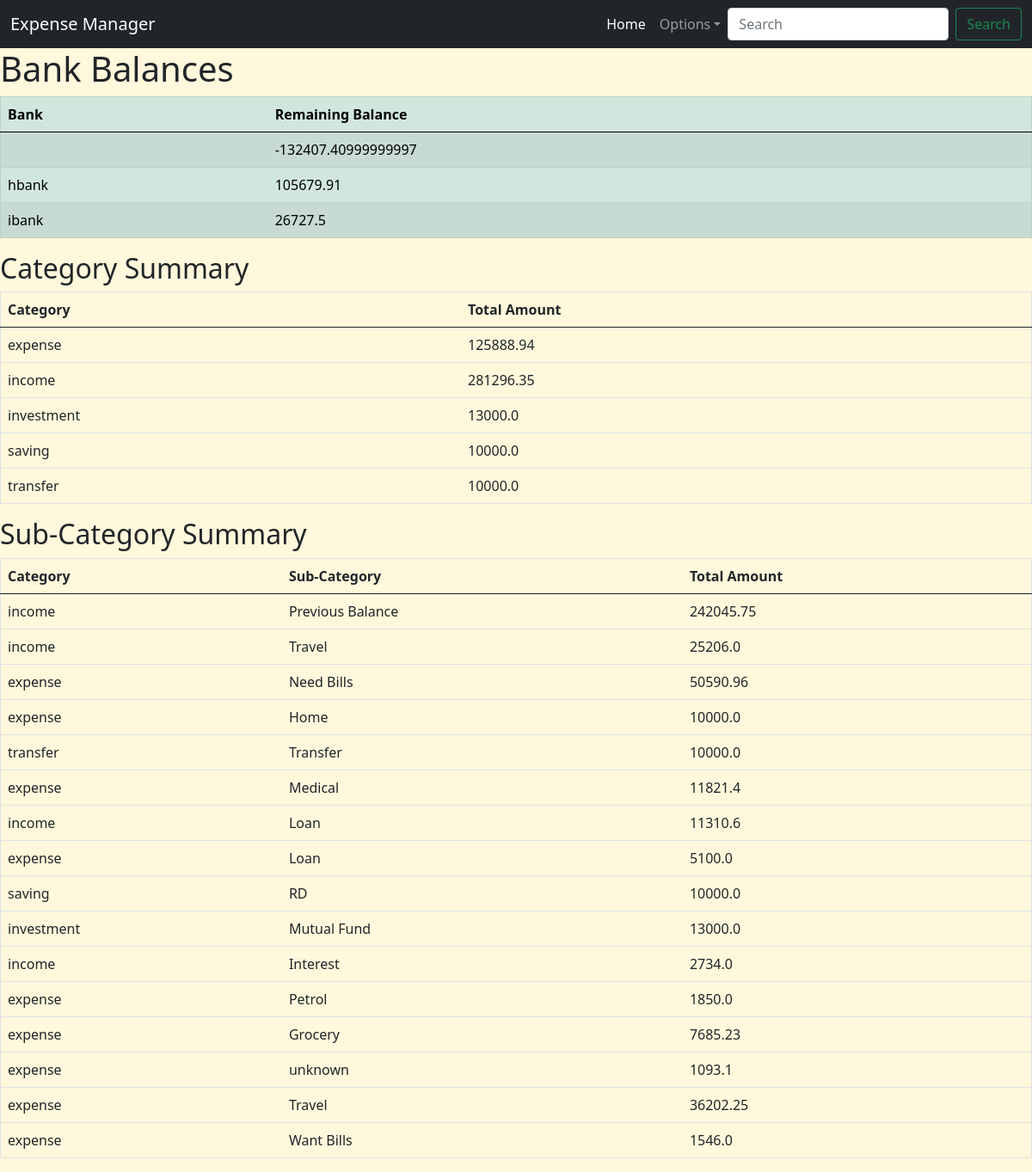
Page /summary on the committed database.
### app.py (models this page shows)
class IncomeExpenseManager(db.Model):
    id = db.Column(db.Integer, primary_key=True)
    date = db.Column(db.Date, nullable=False)
    from_bank = db.Column(db.String(10), nullable=False)
    to_bank = db.Column(db.String(10), nullable=True)
    category = db.Column(db.String(20), nullable=False)
    sub_category = db.Column(db.String(50), nullable=False)
    description = db.Column(db.String(100), nullable=False)
    amount = db.Column(db.Float, nullable=False)

### app.py (the view)
@app.route('/summary')
def category_summary():
    category_summary = db.session.query(IncomeExpenseManager.category, db.func.sum(IncomeExpenseManager.amount).label('total_amount')).group_by(IncomeExpenseManager.category).all()
    sub_category_summary = db.session.query(IncomeExpenseManager.category, IncomeExpenseManager.sub_category, db.func.sum(IncomeExpenseManager.amount).label('total_amount')).group_by(IncomeExpenseManager.category, IncomeExpenseManager.sub_category).order_by(IncomeExpenseManager.amount.label('total_amount').desc()).all()
    from_bank_summary = db.session.query(IncomeExpenseManager.from_bank, db.func.sum(-IncomeExpenseManager.amount).label('balance')).group_by(IncomeExpenseManager.from_bank).all()
    to_bank_summary = db.session.query(IncomeExpenseManager.to_bank, db.func.sum(IncomeExpenseManager.amount).label('balance')).filter(IncomeExpenseManager.to_bank.isnot(None)).group_by(IncomeExpenseManager.to_bank).all()
    bank_balances = {}
    for bank, balance in from_bank_summary:
        bank_balances[bank] = bank_balances.get(bank, 0) + balance
    for bank, balance in to_bank_summary:
        bank_balances[bank] = bank_balances.get(bank, 0) + balance
    return render_template('category_summary.html', category_summary=category_summary, sub_category_summary=sub_category_summary, bank_balances=bank_balances)

### templates/category_summary.html
{% extends 'base.html' %}
{% block content %}
<h1>Bank Balances</h1>
<table class="table table-success table-striped", border="1">
    <thead>
        <tr>
            <th>Bank</th>
            <th>Remaining Balance</th>
        </tr>
    </thead>
    <tbody>
        {% for bank, balance in bank_balances.items() %}
        <tr>
            <td>{{ bank }}</td>
            <td>{{ balance }}</td>
        </tr>
        {% endfor %}
    </tbody>
</table>
<h2>Category Summary</h2>
<table class="table", border="1">
    <thead>
        <tr>
            <th>Category</th>
            <th>Total Amount</th>
        </tr>
    </thead>
    <tbody>
        {% for category, total_amount in category_summary %}
        <tr>
            <td>{{ category }}</td>
            <td>{{ total_amount | round(2) }}</td>
        </tr>
        {% endfor %}
    </tbody>
</table>
<h2>Sub-Category Summary</h2>
<table class="table", border="1">
    <thead>
        <tr>
            <th>Category</th>
            <th>Sub-Category</th>
            <th>Total Amount</th>
        </tr>
    </thead>
    <tbody>
        {% for category, sub_category, total_amount in sub_category_summary %}
        <tr>
            <td>{{ category }}</td>
            <td>{{ sub_category }}</td>
            <td>{{ total_amount | round(2) }}</td>
        </tr>
        {% endfor %}
    </tbody>
</table>
{% endblock %}

### templates/base.html (style rules this page uses)
body { background-color: cornsilk; }

### rows in the picture
IncomeExpenseManager: category "transfer", amount "10000.0", sub_category "Transfer"
IncomeExpenseManager: category "income", sub_category "Travel", amount "25206.0"
IncomeExpenseManager: category "expense", sub_category "Home", amount "10000.0"

### other values in the picture
{{ balance }} "-132407.40999999997" "105679.91" "26727.5"
{{ bank }} "hbank" "ibank"
{{ category }} "expense" "income" "investment" "saving"
{{ total_amount | round(2) }} "125888.94" "281296.35" "13000.0" "10000.0"
{{ category }} "income" "expense" "expense" "income" "expense" "saving" "investment" "income" "expense" "expense" "expense" "expense" "expense"
{{ sub_category }} "Previous Balance" "Need Bills" "Medical" "Loan" "Loan" "RD" "Mutual Fund" "Interest" "Petrol" "Grocery" "unknown" "Travel" "Want Bills"
{{ total_amount | round(2) }} "242045.75" "50590.96" "11821.4" "11310.6" "5100.0" "10000.0" "13000.0" "2734.0" "1850.0" "7685.23" "1093.1" "36202.25" "1546.0"
